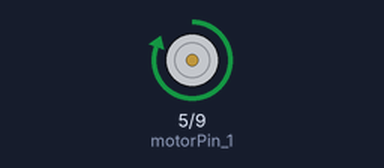
A sketch run on a simulated Arduino Uno, built with avr-gcc and run on an emulated ATmega328P. On the bench: motor-driver pin pairs drawn as motors (green arrow = first pin HIGH = forward, orange = second pin HIGH = backward, longer = more drive).

Above: at 2.5 s.
At 7.5 s:
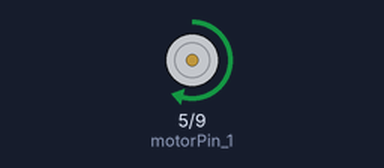
At 14.5 s:
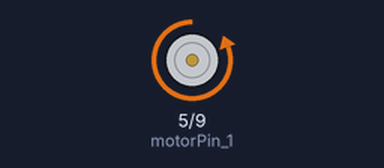
At 23.0 s:
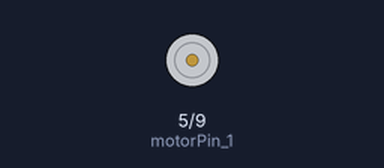
Timing chart, 0 to 31.2 s (numbered marks = the images above):
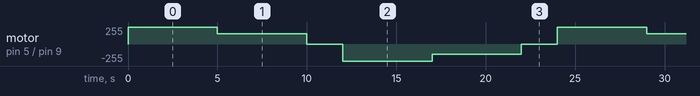

The sketch:

fan_test.ino
```cpp
int motorPin_1 = 5;  // DRV8833 IN1
int motorPin_2 = 9;  // DRV8833 IN2

void setup()
{
    // put your setup code here, to run once:
    pinMode(motorPin_1, OUTPUT);
    pinMode(motorPin_2, OUTPUT);
}

void loop()
{
    // put your main code here, to run repeatedly:
    analogWrite(motorPin_1, 255);
    analogWrite(motorPin_2, 0); // full speed cooling fan
    delay(5000);
    analogWrite(motorPin_1, 153);
    analogWrite(motorPin_2, 0); // half speed cooling fan
    delay(5000);

    // allow fan to slow down before switching direction
    analogWrite(motorPin_1, 0);
    analogWrite(motorPin_2, 0); // stop motor: both inputs LOW
    delay(2000);

    analogWrite(motorPin_1, 0);
    analogWrite(motorPin_2, 255); // full speed exhaust fan
    delay(5000);
    analogWrite(motorPin_1, 0);
    analogWrite(motorPin_2, 153); // half speed exhaust fan
    delay(5000);

    analogWrite(motorPin_1, 0);
    analogWrite(motorPin_2, 0); // stop motor: both inputs LOW
    delay(2000);
}
```

Measured:
- by itself, motor on pin 5 (motorPin_1) / pin 9 (motorPin_2): repeats every 24.0 s: forward 153/255 5.0 s, stopped 2.0 s, backward 255/255 5.0 s, backward 153/255 5.0 s, stopped 2.0 s, forward 255/255 5.0 s
